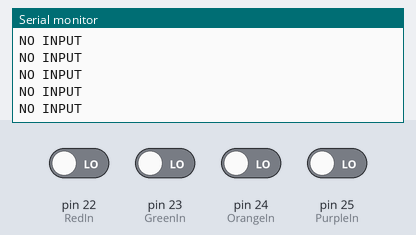
Bench run of a sketch on a simulated Arduino Mega 2560, built with avr-gcc and run on an emulated ATmega2560. Shown: the last lines printed to the serial monitor. Inputs (shaded band) come from the test bench; at power-on: pin 22 (RedIn), pin 23 (GreenIn), pin 24 (OrangeIn), pin 25 (PurpleIn) LOW.

Above: at 1.2 s.
1.3 s: pin 22 (RedIn) driven HIGH
At 2.4 s:
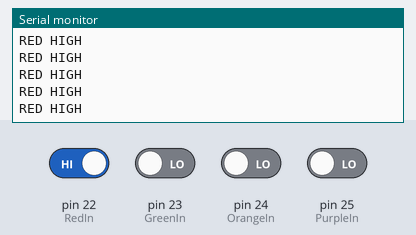
3.2 s: pin 23 (GreenIn) driven HIGH
At 4.0 s:
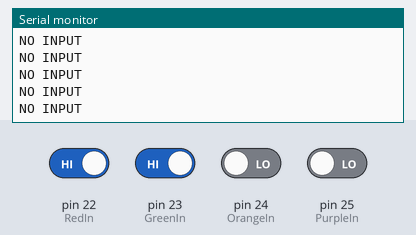
6.2 s: pin 22 (RedIn) driven LOW
At 6.8 s:
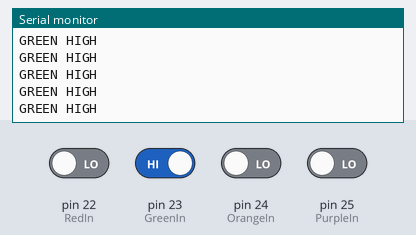
8.1 s: pin 22 (RedIn) driven HIGH and pin 23 (GreenIn) driven LOW
At 9.2 s:
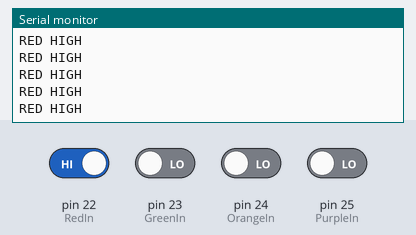
11.1 s: pin 24 (OrangeIn) driven HIGH
At 12.2 s:
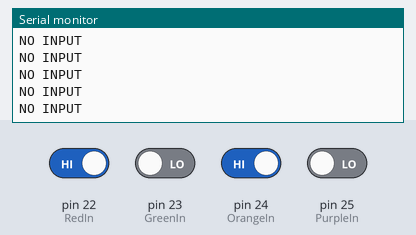
14.1 s: pin 22 (RedIn) driven LOW
At 15.1 s:
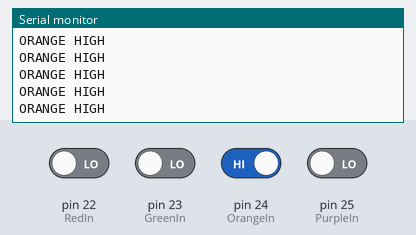

Measured:
- after the input at 1.3 s, the serial monitor: prints a new line after 0.07 s (image 1)
- after the input at 6.2 s, the serial monitor: prints a new line after 0.07 s (image 3)
- after the input at 8.1 s, the serial monitor: prints a new line after 0.07 s (image 4)
- after the input at 11.1 s, the serial monitor: prints a new line after 0.07 s (image 5)
- after the input at 14.1 s, the serial monitor: prints a new line after 0.07 s (image 6)

The sketch:

Button.ino
```cpp
int RedIn = 22;    // pushbutton connected to digital pin 7
int GreenIn = 23;    // pushbutton connected to digital pin 7
int OrangeIn = 24;    // pushbutton connected to digital pin 7
int PurpleIn = 25;    // pushbutton connected to digital pin 7


void setup() {
  Serial.begin(9600);
  pinMode(RedIn, INPUT);    // sets the digital pin 7 as input
  pinMode(GreenIn, INPUT);    // sets the digital pin 7 as input
  pinMode(OrangeIn, INPUT);    // sets the digital pin 7 as input
  pinMode(PurpleIn, INPUT);    // sets the digital pin 7 as input
}

void loop() {

  int inputs = ((digitalRead(RedIn) << 3) |  (digitalRead(GreenIn) << 2) | (digitalRead(OrangeIn) << 1) | digitalRead(PurpleIn));

  switch (inputs) {
    case 0: //no button
      Serial.println("NO INPUT");
      break;
    case 1: //purple
      Serial.println("PURPLE HIGH");
      break;
    case 2:
      Serial.println("ORANGE HIGH");
      break;
    case 4:
      Serial.println("GREEN HIGH");
      break;
    case 8:
      Serial.println("RED HIGH");
      break;
    default:
      Serial.println("NO INPUT");
      break;
  }
}
```
